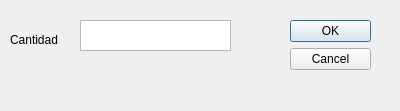
<?xml version="1.0" encoding="UTF-8"?>
<ui version="4.0">
 <class>NewObstacleDialog</class>
 <widget class="QDialog" name="NewObstacleDialog">
  <property name="geometry">
   <rect>
    <x>0</x>
    <y>0</y>
    <width>400</width>
    <height>111</height>
   </rect>
  </property>
  <property name="windowTitle">
   <string>Dialog</string>
  </property>
  <property name="modal">
   <bool>true</bool>
  </property>
  <widget class="QDialogButtonBox" name="buttonBox">
   <property name="geometry">
    <rect>
     <x>290</x>
     <y>20</y>
     <width>81</width>
     <height>241</height>
    </rect>
   </property>
   <property name="orientation">
    <enum>Qt::Vertical</enum>
   </property>
   <property name="standardButtons">
    <set>QDialogButtonBox::Cancel|QDialogButtonBox::Ok</set>
   </property>
  </widget>
  <widget class="QLabel" name="label">
   <property name="geometry">
    <rect>
     <x>10</x>
     <y>30</y>
     <width>61</width>
     <height>20</height>
    </rect>
   </property>
   <property name="text">
    <string>Cantidad</string>
   </property>
  </widget>
  <widget class="QPlainTextEdit" name="nombre">
   <property name="geometry">
    <rect>
     <x>80</x>
     <y>20</y>
     <width>151</width>
     <height>31</height>
    </rect>
   </property>
   <property name="focusPolicy">
    <enum>Qt::WheelFocus</enum>
   </property>
   <property name="tabChangesFocus">
    <bool>true</bool>
   </property>
   <property name="plainText">
    <string notr="true"/>
   </property>
  </widget>
 </widget>
 <tabstops>
  <tabstop>nombre</tabstop>
  <tabstop>buttonBox</tabstop>
 </tabstops>
 <resources/>
 <connections>
  <connection>
   <sender>buttonBox</sender>
   <signal>accepted()</signal>
   <receiver>NewObstacleDialog</receiver>
   <slot>accept()</slot>
   <hints>
    <hint type="sourcelabel">
     <x>248</x>
     <y>254</y>
    </hint>
    <hint type="destinationlabel">
     <x>157</x>
     <y>274</y>
    </hint>
   </hints>
  </connection>
  <connection>
   <sender>buttonBox</sender>
   <signal>rejected()</signal>
   <receiver>NewObstacleDialog</receiver>
   <slot>reject()</slot>
   <hints>
    <hint type="sourcelabel">
     <x>316</x>
     <y>260</y>
    </hint>
    <hint type="destinationlabel">
     <x>286</x>
     <y>274</y>
    </hint>
   </hints>
  </connection>
 </connections>
</ui>
